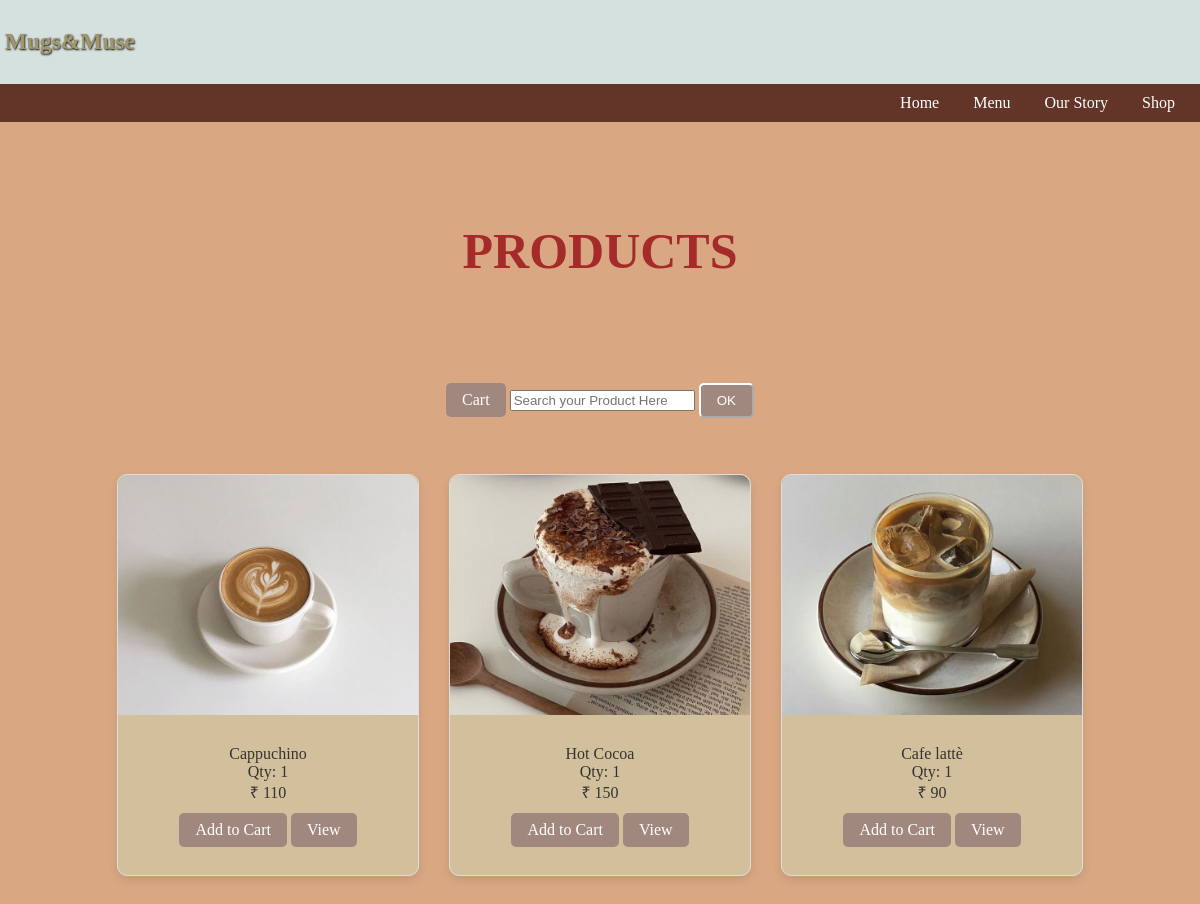
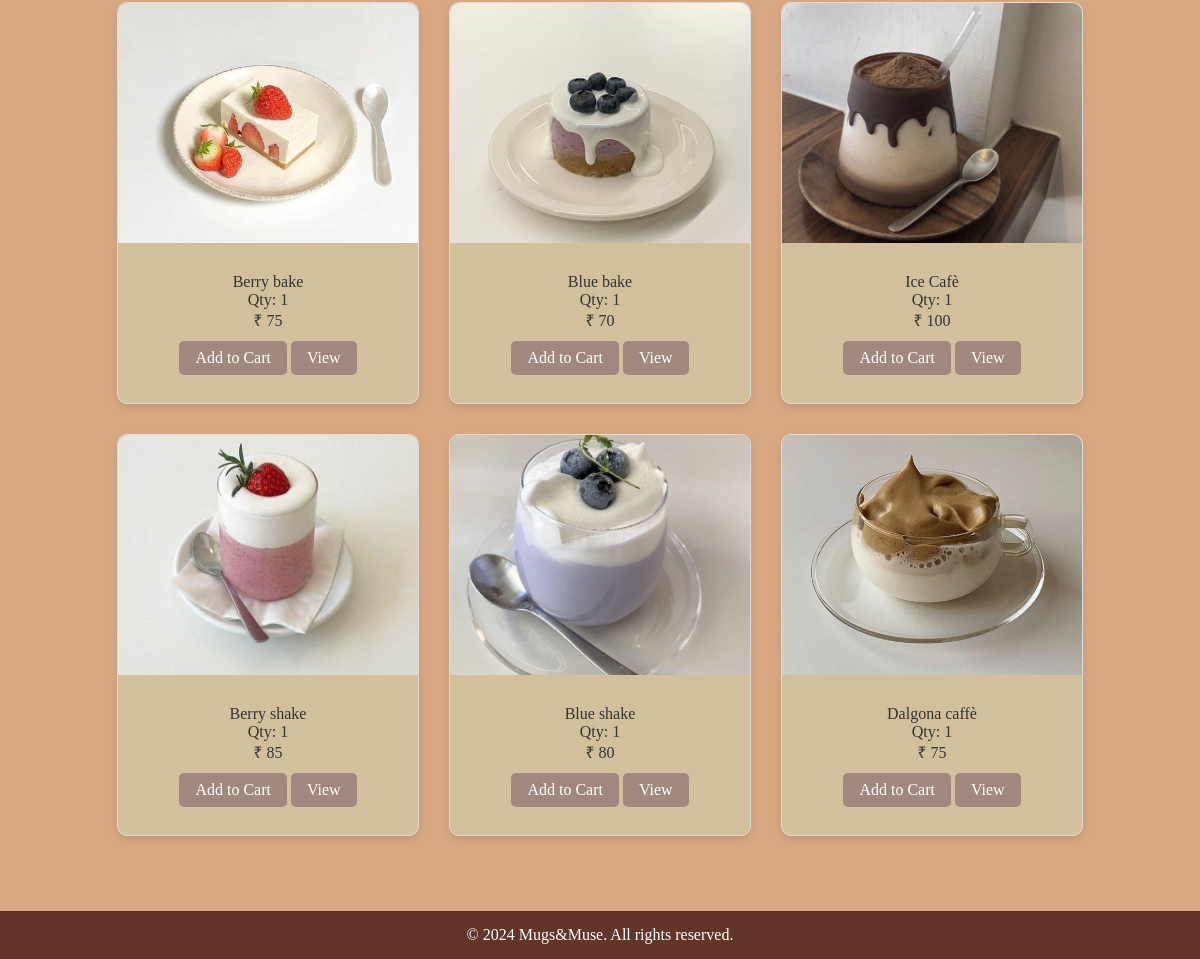
Page /path13 on the committed database (2 pictures, top to bottom).
### appMM/models.py (models this page shows, shortened)
class Producttable(models.Model):
        Productname = models.CharField(max_length=100)
        Image = models.FileField()
        Quantity = models.IntegerField()
        Unitprice = models.IntegerField()
        Brand = models.CharField(max_length=100)
        Description = models.CharField(max_length=10000)

### appMM/views.py (the view)
# urls.py: path("path13", views.userproductdata, name="userproductdata"),
def userproductdata(request):
    q = Producttable.objects.all()
    return render(request, "userproductdata.html", {"userproductdatakey": q})

### templates/userproductdata.html (shortened to what this page needs)
<!DOCTYPE html>
<html>
    <head>
    </head>
    <body>
        <header class="a">
            <h3>Mugs&Muse</h3>
        </header>
        <nav>
            <a href="{% url 'home' %}">Home</a>
            <a href="{% url 'menu_view' %}">Menu</a>
            <a href="{% url 'our_story' %}">Our Story</a>
            <a href="{% url 'userproductdata' %}">Shop</a>
        </nav>
        <div>
            <table align="center">
                <form action="path17" method="POST" enctype="multipart/form-data">
                    <div align="center" class="container">
                        <td>
                            <a href="path16" class="btn btn-primary custom-btn">Cart</a>
                        </td>
                        <td>
                            <input type="text" class="form-control" name="name1" placeholder="Search your Product Here">
                        </td>
                        <td>
                            <input type="submit" value="OK" class="btn btn-primary custom-btn">
                        </td>
                        <h3 class="v1">PRODUCTS</h3>
                    </div>
                </form>
            </table>
            <br>
            <div class="card-container">
                {% if usersearchkey %}
                    {% for i in usersearchkey %}
                    <div class="card">
                        <img class="card-img-top" src="{{i.Image.url}}" alt="Product Image">
                        <div class="card-body">
                            <p class="card-text">
                                {{i.Productname}}<br>
                                Qty: {{i.Quantity}}<br>
                                ₹ {{i.Unitprice}}
                            </p>
                            <a href="/path15/{{i.id}}/{{i.Productname}}/{{i.Unitprice}}" class="custom-btn">Add to Cart</a>
                        </div>
                    </div>
                    {% endfor %}
                {% else %}
                    {% for i in userproductdatakey %}
                    <div class="card">
                        <img class="card-img-top" src="{{i.Image.url}}" alt="Product Image">
                        <div class="card-body">
                            <p class="card-text">
                                {{i.Productname}}<br>
                                Qty: {{i.Quantity}}<br>
                                ₹ {{i.Unitprice}}
                            </p>
                            <a href="/path15/{{i.id}}/{{i.Productname}}/{{i.Unitprice}}" class="custom-btn">Add to Cart</a>
                            <a href="{% url 'data' i.id %}" class="custom-btn">View</a>
                        </div>
                    </div>
                    {% endfor %}
                {% endif %}
            </div>
        </div>
        <footer>
            <p>&copy; 2024 Mugs&Muse. All rights reserved.</p>
        </footer>
    </body>
</html>

### templates/userproductdata.html (style rules this page uses)
header.a { color: #a3966a; text-align: left; padding: 5px; background-color: #d4e1df; display: flex; justify-content: space-between; align-items: center; font-family: Avenir light; font-size: 20px; text-shadow: 0.5px 0.5px 2px rgba(0, 0, 0, 2); }
nav { background-color: #623528; padding: 10px; text-align: right; }
nav a { color: white; text-decoration: none; margin: 0 15px; font-size: 1rem; }
body { margin: 0; padding: 0; font-family: Avenir light; background-color: #d9a883; color: #333; }
.custom-btn { background-color: #a1887f; border-color: white; color: white; padding: 8px 16px; border-radius: 5px; text-decoration: none; display: inline-block; }
.card-container { display: flex; flex-wrap: wrap; justify-content: center; padding: 20px; border-radius: 10px; }
.card { width: 300px; height: 400px; margin: 15px; background-color: rgba(199, 228, 195, 0.397); border: 1px solid #ddd; border-radius: 10px; box-shadow: 0 4px 8px rgba(0, 0, 0, 0.1); }
.card img { width: 100%; height: 60%; object-fit: cover; border-top-left-radius: 10px; border-top-right-radius: 10px; }
.card-body { padding: 10px; text-align: center; }
.card-text { font-size: 16px; color: #333; margin-bottom: 10px; }
.v1 { text-align: center; color: brown; padding: 50px; font-size: 50px; font-weight: bold; }
footer { background-color: #623528; color: white; text-align: center; padding: 15px; margin-top: 40px; }
footer p { margin: 0; font-size: 1rem; }

### rows in the picture
Producttable: Image (picture), Productname "Cappuchino", Quantity "1", Unitprice "110"
Producttable: Image (picture), Productname "Hot Cocoa", Quantity "1", Unitprice "150"
Producttable: Image (picture), Productname "Cafe lattè", Quantity "1", Unitprice "90"
Producttable: Image (picture), Productname "Berry bake", Quantity "1", Unitprice "75"
Producttable: Image (picture), Productname "Blue bake", Quantity "1", Unitprice "70"
Producttable: Image (picture), Productname "Ice Cafè", Quantity "1", Unitprice "100"
Producttable: Image (picture), Productname "Berry shake", Quantity "1", Unitprice "85"
Producttable: Image (picture), Productname "Blue shake", Quantity "1", Unitprice "80"
Producttable: Image (picture), Productname "Dalgona caffè", Quantity "1", Unitprice "75"
